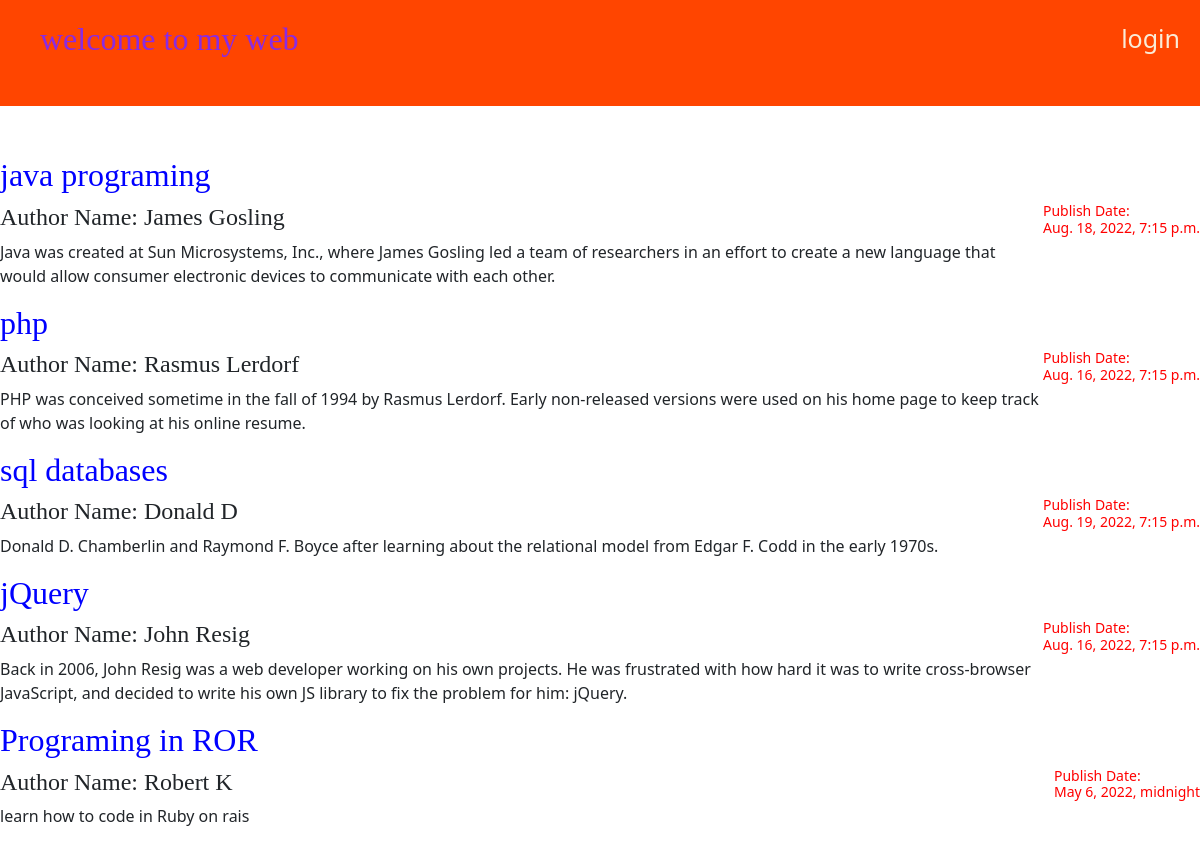
The page / on the database its author committed.
### Blog/models.py (models this page shows)
class Post(models.Model):
    author_name = models.CharField(max_length=200)
    title = models.CharField(max_length=300)
    content = models.TextField()
    create_date = models.DateTimeField(default=timezone.now())
    publish_date = models.DateTimeField(default=timezone.now())
    def __str__(self):
        return self.title

### Blog/views.py (the view)
# urls.py: path('', views.Post_list,name='Post_list'),
def Post_list(request):
    response_data = Post.objects.all()
    return render(request,'Blog/index.html',{'Posts':response_data })

### Blog/templates/Blog/index.html
{% extends 'Blog/base.html' %}
{% block content %}
   {% for item in Posts %}
   <article class="Post">
       <h2><a href="{% url 'post_details' pk=item.pk  %}">{{ item }}</a></h2>
       <h5 class="date"> Publish Date:<p >{{ item.publish_date }}</p></h5>
       <h4> Author Name: {{item.author_name}} </h4>
       <p>{{item.content }}</p>
   </article>
   {% endfor %}
{% endblock %}

### Blog/templates/Blog/base.html (shortened to what this page needs)
{% load static %}
<html lang="en">
<head>
    <link href="https://cdn.jsdelivr.net/npm/bootstrap@5.0.2/dist/css/bootstrap.min.css" rel="stylesheet">
    <link rel="stylesheet" href="{% static 'css/Blog.css'%}">
</head>
<body>
    <header class="page-header">
        {% if user.is_authenticated %}
            <div class="container">
            <a href="{% url 'Post_new' %}" class="add_new" >Add New Post</a>
            <a href="{% url 'logout' %}" style="float: right; font-size:25px;text-decoration:none;color: antiquewhite; ">logout</a>
            </div>
        {% else %}
            <a href="{% url 'login' %}" style="float: right; font-size:25px;text-decoration:none;color: antiquewhite; ">login</a>
        {% endif %}
        <h1 ><a href="{% url 'Post_list' %}">welcome to my web</a></h1>
</header>
{% block content %}
{% endblock %}
</body>
</html>

### Blog/static/css/Blog.css (style rules this page uses)
.page-header { background-color: orangered; margin-top: 0px; margin-bottom: 50px; padding: 20px 20px 40px 40px; }
.page-header h1, .page-header h1 a, .page-header h1 a:visited, .page-header h1 a:active { color: blueviolet; font-size: 32px; text-decoration: none; font-family: 'Abril Fatface', cursive; }
h1, h2, h3, h4 { font-family: 'Alfa Slab One', cursive; font-family: 'Bree Serif', serif; }
.date { color: red; float: right; font-size: 14px; }
.Post h2 a, .post h2 a:visited { color: blue; text-decoration: none; }

### rows shown on the page
Post: title "java programing", publish_date "Aug. 18, 2022, 7:15 p.m.", author_name "James Gosling", content "Java was created at Sun Microsystems, Inc., where James Gosling led a team of researchers in an effort to create a new language that would allow consumer electronic devices to communicate with each other."
Post: title "php", publish_date "Aug. 16, 2022, 7:15 p.m.", author_name "Rasmus Lerdorf", content "PHP was conceived sometime in the fall of 1994 by Rasmus Lerdorf. Early non-released versions were used on his home page to keep track of who was looking at his online resume."
Post: title "sql databases", publish_date "Aug. 19, 2022, 7:15 p.m.", author_name "Donald D", content "Donald D. Chamberlin and Raymond F. Boyce after learning about the relational model from Edgar F. Codd in the early 1970s."
Post: title "jQuery", publish_date "Aug. 16, 2022, 7:15 p.m.", author_name "John Resig", content "Back in 2006, John Resig was a web developer working on his own projects. He was frustrated with how hard it was to write cross-browser JavaScript, and decided to write his own JS library to fix the problem for him: jQuery."
Post: title "Programing in ROR", publish_date "May 6, 2022, midnight", author_name "Robert K", content "learn how to code in Ruby on rais"
